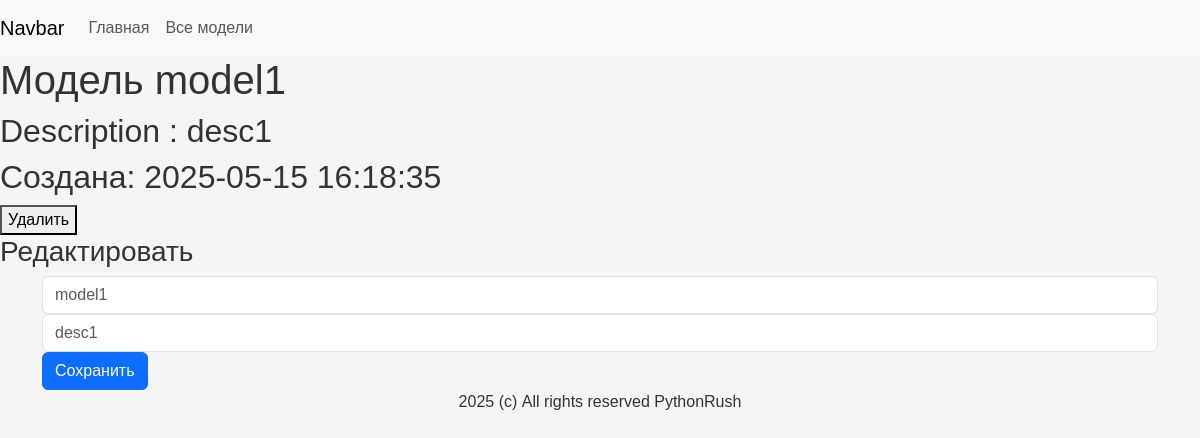
/models/4/, run on the app's committed database.
### myapp/models.py (models this page shows, shortened)
class MyModel(models.Model):
    name = models.CharField(max_length=100)
    description = models.TextField()
    created_at = models.DateTimeField(auto_now_add=True)

### myapp/views.py (the view)
# urls.py: path('models/<int:id>/', show_one_model, name='one_model'),
def show_one_model(request: HttpRequest, id: int) -> HttpResponse:
    if request.method == 'GET':
        model = MyModel.objects.get(id=id)
        context = {'model': model, 'title': model.name}
        return render(request, 'myapp/one_model.html', context)
    elif request.method == 'POST':
        model = MyModel.objects.get(id=id)
        model.name = request.POST.get('name', model.name)
        model.description = request.POST.get('description', model.description)
        model.save()
        return redirect('myapp:one_model', id)

### myapp/templates/myapp/one_model.html (shortened to what this page needs)
{% extends 'myapp/base.html' %}
{% block content %}
<h1>Модель {{ model.name }}</h1>
<h2>Description : {{ model.description }}</h2>
<h2>Создана: {{ model.created_at|date:"Y-m-d H:i:s" }}</h2>
<form method="post" action="{% url 'myapp:delete_model' model.id %}">
    <button type="submit">Удалить</button>
</form>
<div>
    <h3>Редактировать</h3>
    {% include 'myapp/edit_create_model_form.html' %}
</div>
{% endblock %}

### myapp/templates/myapp/edit_create_model_form.html (shortened to what this page needs)
<div class="container">
    <form method="post" class="form">
        <input type="text" class="form-control" name="name"
               placeholder="{{ model.name|default:'Название' }}">
        <input type="text" class="form-control" name="description"
               placeholder="{{ model.description|default:'Описание'}}">
        <button type="submit" class="btn btn-primary">Сохранить</button>
    </form>
</div>

### static/css/style.css (style rules this page uses)
body { background-color: #f5f5f5; color: #333; font-family: Arial, sans-serif; margin: 0; padding: 0; }

### data on the page
MyModel: name "model1", description "desc1", created_at "2025-05-15 16:18:35"
